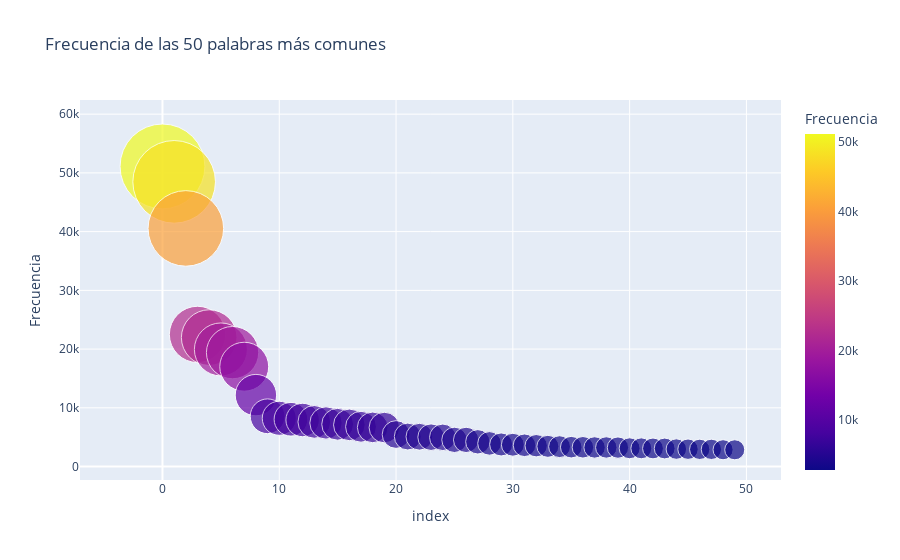

Notebook code for this chart:
### Code cell
utils.interactive_word_plot(Counter(text3), top_n=50)

### Figure 1 — Plotly figure (JSON) as saved in the notebook; plotly's stock layout.template omitted (floating-point values rounded to 4 significant figures)
{"data": [{"hovertemplate": "<b>%{hovertext}</b><br>Rango: %{df[\"Rango\"]}<br>Frecuencia: %{y}", "hovertext": ["de", "a", "y", "que", "la", "el", "los", "en", "Y", "GEE", "su", "b", "se", "no", "del", "con", "Jehová", "por", "para", "las", "sus", "1", "al", "2", "Dios", "es", "lo", "él", "3", "le", "como", "tu", "4", "5", "mi", "un", "Israel", "9", "7", "6", "ha", "10", "8", "11", "tierra", "dijo", "12", "hijos", "13", "sobre"], "legendgroup": "", "marker": {"color": [51099, 48474, 40545, 22500, 21961, 19941, 19399, 16998, 12167, 8561, 8222, 8054, 7930, 7606, 7423, 7196, 7100, 6776, 6671, 6641, 5456, 5111, 5080, 5001, 4980, 4547, 4540, 4213, 3944, 3764, 3713, 3624, 3550, 3443, 3389, 3300, 3284, 3253, 3249, 3226, 3114, 3105, 3085, 3078, 2977, 2957, 2932, 2930, 2864, 2855], "coloraxis": "coloraxis", "opacity": 0.7, "size": [51099, 48474, 40545, 22500, 21961, 19941, 19399, 16998, 12167, 8561, 8222, 8054, 7930, 7606, 7423, 7196, 7100, 6776, 6671, 6641, 5456, 5111, 5080, 5001, 4980, 4547, 4540, 4213, 3944, 3764, 3713, 3624, 3550, 3443, 3389, 3300, 3284, 3253, 3249, 3226, 3114, 3105, 3085, 3078, 2977, 2957, 2932, 2930, 2864, 2855], "sizemode": "area", "sizeref": 14.19, "symbol": "circle"}, "mode": "markers", "name": "", "orientation": "v", "showlegend": false, "type": "scatter", "x": [0, 1, 2, 3, 4, 5, 6, 7, 8, 9, 10, 11, 12, 13, 14, 15, 16, 17, 18, 19, 20, 21, 22, 23, 24, 25, 26, 27, 28, 29, 30, 31, 32, 33, 34, 35, 36, 37, 38, 39, 40, 41, 42, 43, 44, 45, 46, 47, 48, 49], "xaxis": "x", "y": [51099, 48474, 40545, 22500, 21961, 19941, 19399, 16998, 12167, 8561, 8222, 8054, 7930, 7606, 7423, 7196, 7100, 6776, 6671, 6641, 5456, 5111, 5080, 5001, 4980, 4547, 4540, 4213, 3944, 3764, 3713, 3624, 3550, 3443, 3389, 3300, 3284, 3253, 3249, 3226, 3114, 3105, 3085, 3078, 2977, 2957, 2932, 2930, 2864, 2855], "yaxis": "y"}], "layout": {"coloraxis": {"colorbar": {"title": {"text": "Frecuencia"}}, "colorscale": [[0, "#0d0887"], [0.1111, "#46039f"], [0.2222, "#7201a8"], [0.3333, "#9c179e"], [0.4444, "#bd3786"], [0.5556, "#d8576b"], [0.6667, "#ed7953"], [0.7778, "#fb9f3a"], [0.8889, "#fdca26"], [1, "#f0f921"]]}, "legend": {"itemsizing": "constant", "tracegroupgap": 0}, "title": {"text": "Frecuencia de las 50 palabras más comunes"}, "xaxis": {"anchor": "y", "domain": [0, 1], "title": {"text": "index"}}, "yaxis": {"anchor": "x", "domain": [0, 1], "title": {"text": "Frecuencia"}}}}
